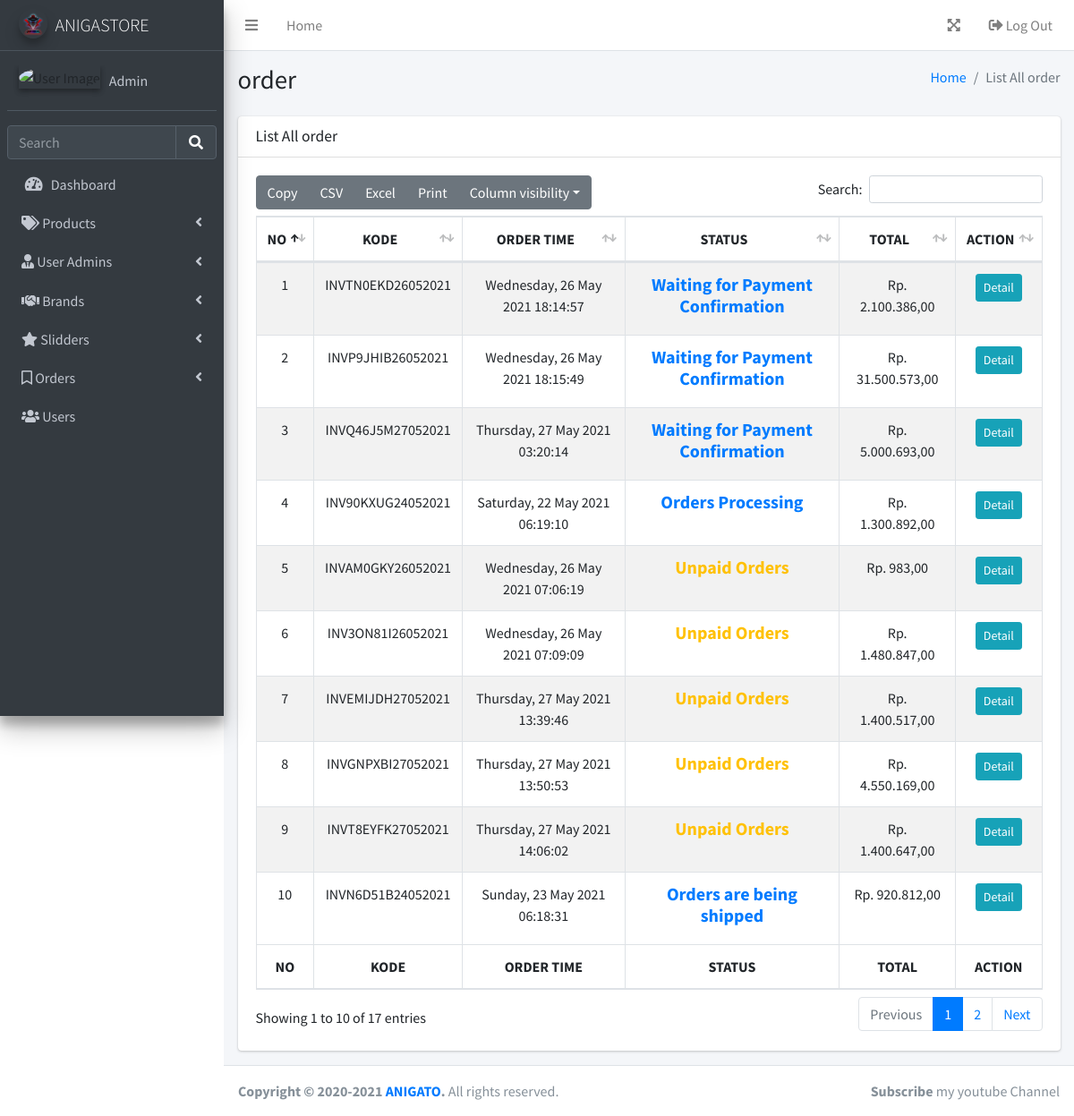
The app's page /layouts/backend/orders/index.php (signed in) with its own data.
### tables this page shows
CREATE TABLE `orders` (
  `id` int(11) NOT NULL,
  `kode_pemesanan` varchar(255) NOT NULL,
  `id_user` int(11) NOT NULL,
  `order_time` datetime NOT NULL,
  `status` int(11) NOT NULL,
  `total_qty` int(11) NOT NULL,
  `total_price` int(11) NOT NULL,
  `payment` varchar(20) DEFAULT NULL
);

### php/function.php (called while the page is built, shortened)
<?php
function koneksi()
{
    $conn = mysqli_connect("localhost", "root", "");
    mysqli_select_db($conn, "pw_tubes_203040096");
    return $conn;
}
function query($sql)
{
    $conn = koneksi();
    $res = mysqli_query($conn, "$sql");
    $rows = [];
    while ($row = mysqli_fetch_assoc($res)) {
        $rows[] = $row;
    }
    return $rows;
}
function rupiah($harga)
{
    $hasil_harga = "Rp. " . number_format($harga, 2, ',', '.');
    return $hasil_harga;
}

### layouts/backend/orders/index.php (the view, shortened to what this page needs)
<?php
require '../function.php';
$order = query("select*from orders order by status asc");
?>
<!DOCTYPE html>
<html lang="en">
<head>
    <?php require_once '../../../themes/backend/parts/link-header.php' ?>
</head>
<body class="hold-transition sidebar-mini layout-fixed layout-navbar-fixed">
    <div class="wrapper">
        <?php require_once '../../../themes/backend/parts/navbar.php'; ?>
        <?php require_once '../../../themes/backend/parts/sidebar.php'; ?>
        <div class="content-wrapper">
            <section class="content-header">
                <div class="container-fluid">
                    <div class="row mb-2">
                        <div class="col-sm-6">
                            <h1>order</h1>
                        </div>
                        <div class="col-sm-6">
                            <ol class="breadcrumb float-sm-right">
                                <li class="breadcrumb-item"><a href="#">Home</a></li>
                                <li class="breadcrumb-item active">List All order</li>
                            </ol>
                        </div>
                    </div>
                </div>
            </section>
            <section class="content">
                <div class="container-fluid">
                    <div class="row">
                        <div class="col-12">
                            <div class="card">
                                <div class="card-header">
                                    <h3 class="card-title">List All order</h3>
                                </div>
                                <div class="card-body">
                                    <table id="example1" class="table table-bordered table-striped">
                                        <thead>
                                            <tr class="text-center">
                                                <th>NO</th>
                                                <th>KODE</th>
                                                <th>ORDER TIME</th>
                                                <th>STATUS</th>
                                                <th>TOTAL</th>
                                                <th>ACTION</th>
                                            </tr>
                                        </thead>
                                        <tbody>
                                            <?php $i = 1; ?>
                                            <?php foreach ($order as $order) : ?>
                                                <tr class="text-center">
                                                    <td><?= $i++; ?></td>
                                                    <td><?= $order["kode_pemesanan"]; ?></td>
                                                    <td>
                                                        <?= strftime("%A", strtotime($order["order_time"])) . ", " . date("d", strtotime($order["order_time"])) . " " . strftime("%B", strtotime($order["order_time"])) . " " . date("Y", strtotime($order["order_time"])) ." ".date("H:i:s", strtotime($order["order_time"]))?>
                                                    </td>
                                                    <td>
                                                        <?php
                                                        switch ($order['status']) {
                                                            case 0:
                                                                echo '<h5 class="text-primary font-weight-bold">Waiting for Payment Confirmation</h5>';
                                                                break;
                                                            case 1:
                                                                echo '<h5 class="text-primary font-weight-bold">Orders Processing</h5>';
                                                                break;
                                                            case 3:
                                                                echo '<h5 class="text-warning font-weight-bold">Unpaid Orders</h5>';
                                                                break;
                                                            case 4:
                                                                echo '<h5 class="text-primary font-weight-bold">Orders are being shipped</h5>';
                                                                break;
                                                            case 5:
                                                                echo '<h5 class="text-success font-weight-bold">Order Completed</h5>';
                                                                break;
                                                            case 6:
                                                                echo '<h5 class="text-danger font-weight-bold">Order Canceled</h5>';
                                                                break;
                                                        }
                                                        ?>
                                                    </td>
                                                    <td><?= rupiah($order["total_price"]) ?></td>
                                                    <td>
                                                        <a href="detail.php?id=<?= $order['id']; ?>" class="btn btn-sm btn-info ">Detail</a>
                                                    </td>
                                                </tr>
                                            <?php endforeach; ?>
                                        </tbody>
                                        <tfoot>
                                            <tr class="text-center">
                                                <th>NO</th>
                                                <th>KODE</th>
                                                <th>ORDER TIME</th>
                                                <th>STATUS</th>
                                                <th>TOTAL</th>
                                                <th>ACTION</th>
                                            </tr>
                                        </tfoot>
                                    </table>
                                </div>
                            </div>
                        </div>
                    </div>
            </section>
        </div>
        <?php require_once '../../../themes/backend/parts/footer.php'; ?>
    </div>
</body>
</html>

### records on screen
orders: kode_pemesanan "INVTN0EKD26052021", order_time "Wednesday", order_time "26", order_time "May", order_time "2021", order_time "18:14:57", status "Waiting for Payment Confirmation", total_price "Rp. 2.100.386,00"
orders: kode_pemesanan "INVP9JHIB26052021", order_time "Wednesday", order_time "26", order_time "May", order_time "2021", order_time "18:15:49", status "Waiting for Payment Confirmation", total_price "Rp. 31.500.573,00"
orders: kode_pemesanan "INVQ46J5M27052021", order_time "Thursday", order_time "27", order_time "May", order_time "2021", order_time "03:20:14", status "Waiting for Payment Confirmation", total_price "Rp. 5.000.693,00"
orders: kode_pemesanan "INV90KXUG24052021", order_time "Saturday", order_time "22", order_time "May", order_time "2021", order_time "06:19:10", status "Orders Processing", total_price "Rp. 1.300.892,00"
orders: kode_pemesanan "INVAM0GKY26052021", order_time "Wednesday", order_time "26", order_time "May", order_time "2021", order_time "07:06:19", status "Unpaid Orders", total_price "Rp. 983,00"
orders: kode_pemesanan "INV3ON81I26052021", order_time "Wednesday", order_time "26", order_time "May", order_time "2021", order_time "07:09:09", status "Unpaid Orders", total_price "Rp. 1.480.847,00"
orders: kode_pemesanan "INVEMIJDH27052021", order_time "Thursday", order_time "27", order_time "May", order_time "2021", order_time "13:39:46", status "Unpaid Orders", total_price "Rp. 1.400.517,00"
orders: kode_pemesanan "INVGNPXBI27052021", order_time "Thursday", order_time "27", order_time "May", order_time "2021", order_time "13:50:53", status "Unpaid Orders", total_price "Rp. 4.550.169,00"
orders: kode_pemesanan "INVT8EYFK27052021", order_time "Thursday", order_time "27", order_time "May", order_time "2021", order_time "14:06:02", status "Unpaid Orders", total_price "Rp. 1.400.647,00"
orders: kode_pemesanan "INVN6D51B24052021", order_time "Sunday", order_time "23", order_time "May", order_time "2021", order_time "06:18:31", status "Orders are being shipped", total_price "Rp. 920.812,00"

### other values on screen
$_SESSION['username'] "Admin"
